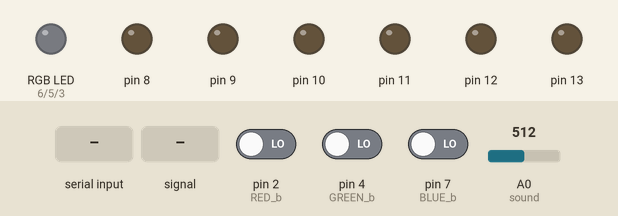
This sketch was run on a simulated Arduino Uno, built with avr-gcc and run on an emulated ATmega328P. Shown: an RGB LED mixed from three pins (HIGH = lit), output pins drawn as LEDs (lit = HIGH). Dashed ring = blinking. Inputs (shaded band) come from the test bench; at power-on: A0 (sound) = 512, pin 2 (RED_b) LOW, pin 4 (GREEN_b) LOW, pin 7 (BLUE_b) LOW. Random numbers use the default seed unless the sketch sets one; what the sketch prints to the serial monitor is not drawn.

Above: at 1.2 s.
1.3 s: "1" received over Serial
At 1.7 s:
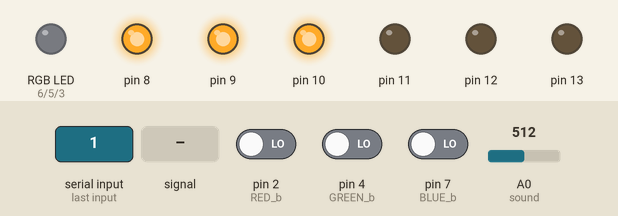
2.9 s: A0 (sound) fed a 200 Hz sine of ±255 counts around its level
At 4.5 s:
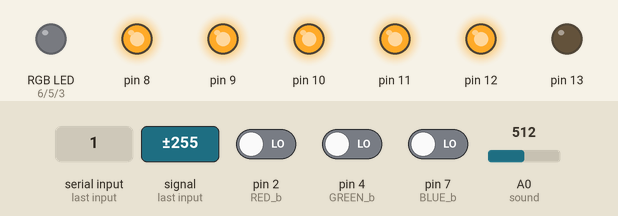
5.1 s: A0 (sound) set to 306
At 5.7 s:
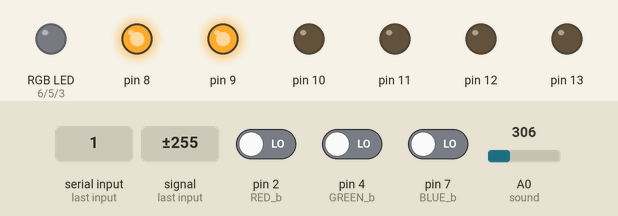
6.6 s: A0 (sound) fed a 1000 Hz sine of ±255 counts around its level
At 8.5 s:
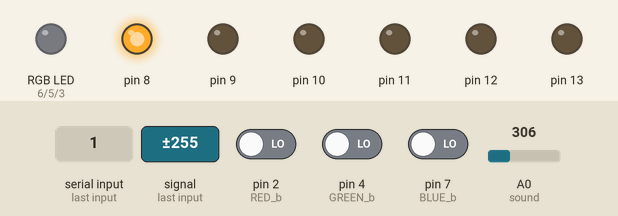
9.6 s: "2" received over Serial
At 10.3 s:
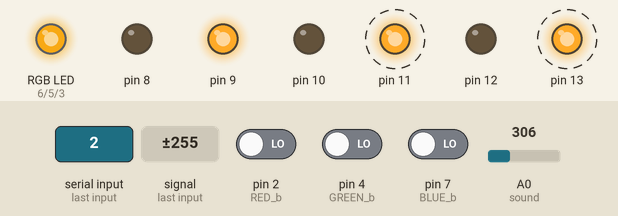
12.6 s: "8" received over Serial
Timing chart, 0 to 15.4 s (numbered marks = the images above; inputs shaded):
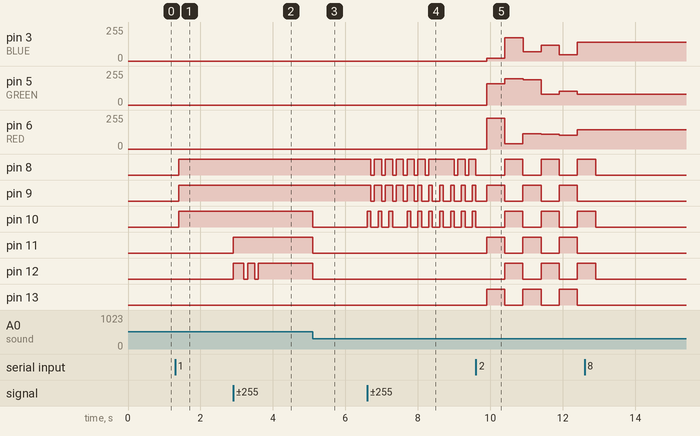

The sketch:

base1.ino
```cpp
#include <SimpleTimer.h>

SimpleTimer timer;

void setup() {
  // put your setup code here, to run once:
  Serial.begin(9600);
  sound_setup();
  button_setup();
  serial_setup();
}

void loop() {
  // put your main code here, to run repeatedly:
  //sound_loop();
  timer.run();
  //button_loop();
  serial_loop();

}
```

1_sound_bar.ino
```cpp
//1_sound_bar

#define sound A0

int sound_timer;

void sound_setup(){
  for(int i=0; i<=13; i++){
    pinMode(i, OUTPUT);
  }
  sound_timer = timer.setInterval(100, sound_loop);
  timer.disable(sound_timer);
}


void sound_loop(){
  for(int i=0; i<=13; i++){
   digitalWrite(i, LOW);
  }
  Serial.println(analogRead(sound));
  int sound_chk = map(analogRead(sound), 10, 850, 7, 13);
  for(int i=8; i<=sound_chk; i++){
    digitalWrite(i, HIGH);
  }
  //delay(100);
}

void led_off(){
  for(int i=8; i<=13; i++){
    digitalWrite(i, LOW);
  }
}
```

2_button.ino
```cpp
//2_button

#define RED_b 2
#define BLUE_b 7
#define GREEN_b 4

#define RED 6
#define BLUE 3
#define GREEN 5

int bt_timer;

boolean gr_act = true;

void button_setup(){
  pinMode(RED_b, INPUT_PULLUP);
  pinMode(GREEN_b, INPUT_PULLUP);
  pinMode(BLUE_b, INPUT_PULLUP);

  pinMode(RED, OUTPUT);
  pinMode(GREEN, OUTPUT);
  pinMode(BLUE, OUTPUT);

 bt_timer = timer.setInterval(300, button_loop);
 timer.disable(bt_timer);
}

void button_loop(){
 /*Serial.print("RED : ");
 Serial.println(digitalRead(RED_b));
 Serial.print("GREEN : ");
 Serial.println(digitalRead(GREEN_b));
 Serial.print("BLUE : ");
 Serial.println(digitalRead(BLUE_b));
 */

 if(digitalRead(GREEN_b)==LOW){
    if(gr_act == true){
      for(int i = 13; i>=8; i-=2){
        digitalWrite(i, HIGH);
      }
      for(int i = 12; i>=8; i-=2){
        digitalWrite(i, LOW);
      }
      gr_act = false;
    }
    else{
      for(int i = 13; i>=8; i--){
        digitalWrite(i, digitalRead(i)^1);
      }

    }
 }
  if(digitalRead(BLUE_b)==LOW){
    analogWrite(RED, random(0, 255));
    analogWrite(BLUE, random(0, 255));
    analogWrite(GREEN, random(0, 255));
 }
  if(digitalRead(RED_b)==LOW){

 }

 delay(500);
}
```

serial_menu.ino
```cpp
//serial_menu

int input_menu = 0;

void serial_setup(){
  show_menu();
}

void serial_loop(){
  if(Serial.available()>0){
    input_menu = Serial.read();
    if(input_menu != char(10)){
      Serial.print("사용자 선택 : ");
      Serial.println((char)input_menu); //없으면 아스키 코드로 나옴 ㅋ
      //시리얼 모니터에서 값 받을 때...
    }

  switch(input_menu){
    case '1' :
      timer.enable(sound_timer);
      timer.disable(bt_timer);
      led_off();
      break;
    case '2' :
      timer.disable(sound_timer);
      timer.enable(bt_timer);
      led_off();
      break;

    case '10' :
      break;

    case '8' :
      timer.disable(sound_timer);
      timer.disable(bt_timer);
      led_off();
      break;
    default :
      Serial.println("1, 8번을 누르세요");
      break;
    }
  }
  }

void show_menu(){
  Serial.println("1. Sound bar");
  Serial.println("2. LED bt control");
  Serial.println("8. All stop");
}
```

Measured:
- after the input at 1.3 s, pin 8–10: LOW → HIGH after 0.10 s
- after the input at 2.9 s, pin 11: LOW → HIGH at once; pin 12: goes HIGH 0.30 s, LOW 0.10 s, HIGH 0.20 s, LOW 0.10 s, then HIGH, starting at once
- after the input at 5.1 s, pin 10, pin 11: HIGH → LOW at once
- after the input at 6.6 s, pin 8: goes 5 × (LOW 0.10 s, HIGH 0.20 s), LOW 0.10 s, HIGH 0.70 s, LOW 0.10 s, HIGH 0.20 s, LOW 0.10 s, then HIGH, starting after 0.10 s; pin 9: goes 4 × (LOW 0.10 s, HIGH 0.20 s), LOW 0.10 s, 5 × (HIGH 0.10 s, LOW 0.20 s), then HIGH, starting after 0.10 s
- after the input at 9.6 s, pin 3 (BLUE): 0/255 → 19/255 after 0.30 s, → 175/255 0.50 s later, → 68/255 0.50 s later, → 120/255 0.50 s later, … (6 changes in this stretch); pin 5 (GREEN): 0/255 → 158/255 after 0.30 s, → 197/255 0.50 s later, → 188/255 0.50 s later, → 80/255 0.50 s later, … (6 changes in this stretch)
